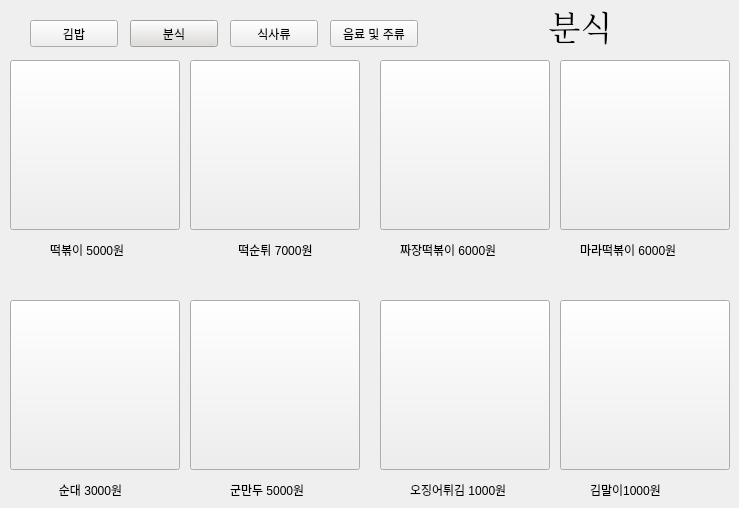
     <widget class="QWidget" name="page_4">
      <widget class="QPushButton" name="bt9">
       <property name="geometry">
        <rect>
         <x>560</x>
         <y>60</y>
         <width>170</width>
         <height>170</height>
        </rect>
       </property>
       <property name="styleSheet">
        <string notr="true">border-image : url(image/ㅁㄹㄸㅂㅇ.jpg);</string>
       </property>
       <property name="text">
        <string/>
       </property>
      </widget>
      <widget class="QLabel" name="label_7">
       <property name="geometry">
        <rect>
         <x>580</x>
         <y>240</y>
         <width>131</width>
         <height>20</height>
        </rect>
       </property>
       <property name="text">
        <string>마라떡볶이 6000원</string>
       </property>
      </widget>
      <widget class="QPushButton" name="bt6">
       <property name="geometry">
        <rect>
         <x>10</x>
         <y>60</y>
         <width>170</width>
         <height>170</height>
        </rect>
       </property>
       <property name="styleSheet">
        <string notr="true">border-image : url(image/ㄸㅂㅇ.jpg);</string>
       </property>
       <property name="text">
        <string/>
       </property>
      </widget>
      <widget class="QLabel" name="label_5">
       <property name="geometry">
        <rect>
         <x>210</x>
         <y>240</y>
         <width>131</width>
         <height>19</height>
        </rect>
       </property>
       <property name="text">
        <string>떡순튀 7000원</string>
       </property>
       <property name="alignment">
        <set>Qt::AlignCenter</set>
       </property>
      </widget>
      <widget class="QLabel" name="label_6">
       <property name="geometry">
        <rect>
         <x>400</x>
         <y>240</y>
         <width>131</width>
         <height>19</height>
        </rect>
       </property>
       <property name="text">
        <string>짜장떡볶이 6000원</string>
       </property>
      </widget>
      <widget class="QPushButton" name="bt7">
       <property name="geometry">
        <rect>
         <x>190</x>
         <y>60</y>
         <width>170</width>
         <height>170</height>
        </rect>
       </property>
       <property name="styleSheet">
        <string notr="true">border-image : url(image/ㄸㅅㅌ.jpg);</string>
       </property>
       <property name="text">
        <string/>
       </property>
      </widget>
      <widget class="QPushButton" name="bt8">
       <property name="geometry">
        <rect>
         <x>380</x>
         <y>60</y>
         <width>170</width>
         <height>170</height>
        </rect>
       </property>
       <property name="styleSheet">
        <string notr="true">border-image : url(image/ㅉㅈㄸㅂㅇ.jpg);</string>
       </property>
       <property name="text">
        <string/>
       </property>
      </widget>
      <widget class="QLabel" name="la1">
       <property name="geometry">
        <rect>
         <x>50</x>
         <y>240</y>
         <width>111</width>
         <height>19</height>
        </rect>
       </property>
       <property name="text">
        <string>떡볶이 5000원</string>
       </property>
      </widget>
      <widget class="QPushButton" name="btn17">
       <property name="geometry">
        <rect>
         <x>230</x>
         <y>20</y>
         <width>88</width>
         <height>27</height>
        </rect>
       </property>
       <property name="text">
        <string>식사류</string>
       </property>
      </widget>
      <widget class="QPushButton" name="btn18">
       <property name="geometry">
        <rect>
         <x>330</x>
         <y>20</y>
         <width>88</width>
         <height>27</height>
        </rect>
       </property>
       <property name="text">
        <string>음료 및 주류</string>
       </property>
      </widget>
      <widget class="QPushButton" name="btn15">
       <property name="geometry">
        <rect>
         <x>30</x>
         <y>20</y>
         <width>88</width>
         <height>27</height>
        </rect>
       </property>
       <property name="text">
        <string>김밥</string>
       </property>
      </widget>
      <widget class="QPushButton" name="btn16">
       <property name="geometry">
        <rect>
         <x>130</x>
         <y>20</y>
         <width>88</width>
         <height>27</height>
        </rect>
       </property>
       <property name="styleSheet">
        <string notr="true">background-color: rgb(222, 221, 218);</string>
       </property>
       <property name="text">
        <string>분식</string>
       </property>
      </widget>
      <widget class="QLabel" name="label_20">
       <property name="geometry">
        <rect>
         <x>540</x>
         <y>0</y>
         <width>81</width>
         <height>51</height>
        </rect>
       </property>
       <property name="font">
        <font>
         <family>Serif</family>
         <pointsize>25</pointsize>
        </font>
       </property>
       <property name="text">
        <string>분식</string>
       </property>
       <property name="alignment">
        <set>Qt::AlignCenter</set>
       </property>
      </widget>
      <widget class="QPushButton" name="bt10">
       <property name="geometry">
        <rect>
         <x>10</x>
         <y>300</y>
         <width>170</width>
         <height>170</height>
        </rect>
       </property>
       <property name="styleSheet">
        <string notr="true">border-image : url(image/ㅅㄷ.jpg);</string>
       </property>
       <property name="text">
        <string/>
       </property>
      </widget>
      <widget class="QPushButton" name="bt11">
       <property name="geometry">
        <rect>
         <x>190</x>
         <y>300</y>
         <width>170</width>
         <height>170</height>
        </rect>
       </property>
       <property name="styleSheet">
        <string notr="true">border-image : url(image/ㄱㅁㄷ.jpg);</string>
       </property>
       <property name="text">
        <string/>
       </property>
      </widget>
      <widget class="QPushButton" name="bt12">
       <property name="geometry">
        <rect>
         <x>380</x>
         <y>300</y>
         <width>170</width>
         <height>170</height>
        </rect>
       </property>
       <property name="styleSheet">
        <string notr="true">border-image : url(image/ㅇㅈㅇㅌㄱ.jpg);</string>
       </property>
       <property name="text">
        <string/>
       </property>
      </widget>
      <widget class="QPushButton" name="bt13">
       <property name="geometry">
        <rect>
         <x>560</x>
         <y>300</y>
         <width>170</width>
         <height>170</height>
        </rect>
       </property>
       <property name="styleSheet">
        <string notr="true">border-image : url(image/ㄱㅁㅇ.jpg);</string>
       </property>
       <property name="text">
        <string/>
       </property>
      </widget>
      <widget class="QLabel" name="la1_2">
       <property name="geometry">
        <rect>
         <x>40</x>
         <y>480</y>
         <width>101</width>
         <height>19</height>
        </rect>
       </property>
       <property name="text">
        <string>순대 3000원</string>
       </property>
       <property name="alignment">
        <set>Qt::AlignCenter</set>
       </property>
      </widget>
      <widget class="QLabel" name="la1_3">
       <property name="geometry">
        <rect>
         <x>230</x>
         <y>480</y>
         <width>111</width>
         <height>19</height>
        </rect>
       </property>
       <property name="text">
        <string>군만두 5000원</string>
       </property>
      </widget>
      <widget class="QLabel" name="la1_4">
       <property name="geometry">
        <rect>
         <x>590</x>
         <y>480</y>
         <width>91</width>
         <height>19</height>
        </rect>
       </property>
       <property name="text">
        <string>김말이1000원</string>
       </property>
      </widget>
      <widget class="QLabel" name="la1_5">
       <property name="geometry">
        <rect>
         <x>410</x>
         <y>480</y>
         <width>121</width>
         <height>19</height>
        </rect>
       </property>
       <property name="text">
        <string>오징어튀김 1000원</string>
       </property>
      </widget>
     </widget>
